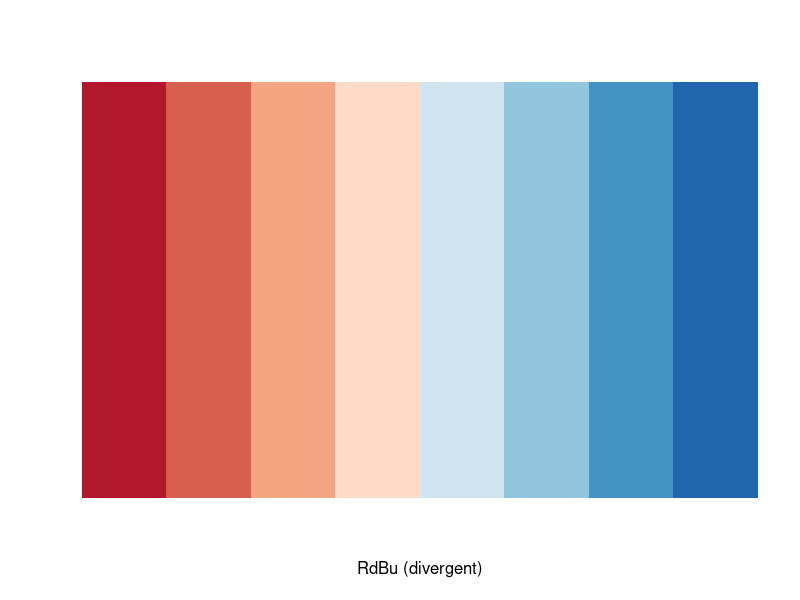
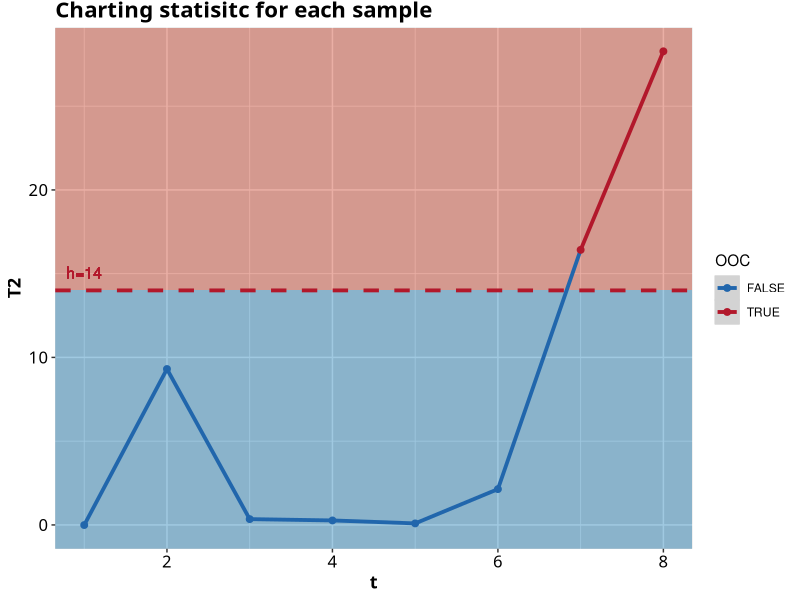
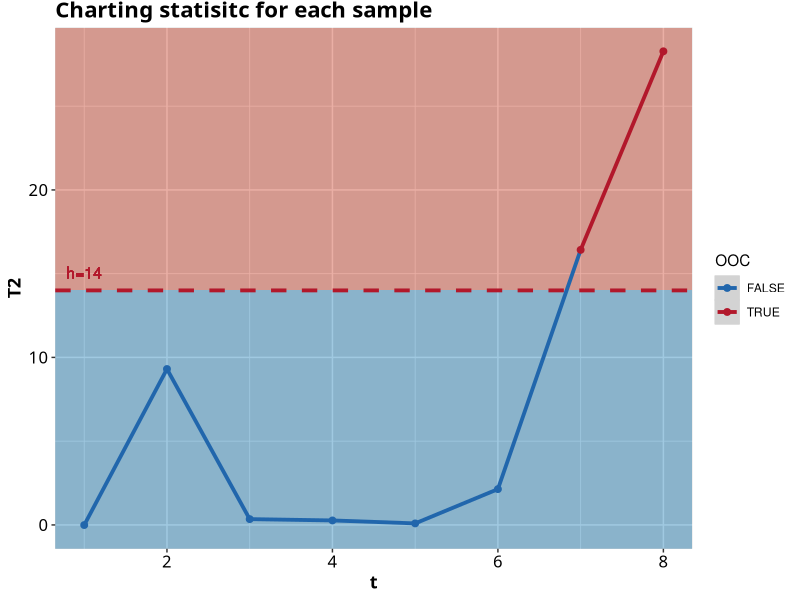

Here is the R script that generated these plots, in order:
setwd("~/Masters/Research/Main_Code")


library(ggplot2)
library(readr)
library(tidyr)
library(dplyr)
library(RColorBrewer)

MHWMA_ml_exmpl_data <- read_csv("results/pm/MHWMA_ml_exmpl_data.csv")

theme_main <- function(){ 
  font <- "CenturySch"   #assign font family up front
  
  theme_gray() %+replace%    #replace elements we want to change
    
    theme(
      
      #grid elements
      #panel.grid.major = element_blank(),    #strip major gridlines
      #panel.grid.minor = element_blank(),    #strip minor gridlines
      #axis.ticks = element_blank(),          #strip axis ticks
      
      #since theme_minimal() already strips axis lines, 
      #we don't need to do that again
      
      #text elements
      plot.title = element_text(             #title
        family = font,            #set font family
        size = 16,                #set font size
        face = 'bold',            #bold typeface
        hjust = 0,                #left align
        vjust = 2),               #raise slightly
      
      plot.subtitle = element_text(          #subtitle
        family = font,            #font family
        size = 14),               #font size
      
      plot.caption = element_text(           #caption
        family = font,            #font family
        size = 9,                 #font size
        hjust = 1),               #right align
      
      axis.title = element_text(             #axis titles
        family = font,            #font family
        size = 13,
        face="bold"),               #font size
      
      axis.text = element_text(              #axis text
        family = font,            #axis famuly
        size = 12),                #font size
      
      strip.text.x = element_text(
        size = 12,
        color = "white"
      ),
      strip.text.y = element_text(
        size = 12,
        angle = 270,
        color = "white"
      ),
      strip.background = element_rect(
        color="#4a6fcc", fill="#4a6fcc", size=0.7, linetype="solid"
      ),
      panel.background = element_rect(fill = "lightgrey",
                                      colour = "lightgrey",
                                      size = 0.5, linetype = "solid"),
      panel.grid.major = element_line(size = 0.5, linetype = 'solid',
                                      colour = "white"), 
      panel.grid.minor = element_line(size = 0.25, linetype = 'solid',
                                      colour = "white")
      
      #since the legend often requires manual tweaking 
      #based on plot content, don't define it here
    )
}

display.brewer.pal(n = 8, name = 'RdBu')
brewer.pal(n = 8, name = 'RdBu')

colours <- c("TRUE"="#B2182B","FALSE"="#2166AC")

mod_plot <- MHWMA_ml_exmpl_data %>%
  ggplot(aes(x=t,y=T2,col=OOC,group=1))+
  annotate("rect", xmin = -Inf, xmax = Inf, ymin = -Inf, ymax = 14, fill = "#4393C3", alpha = .5, color = NA)+
  annotate("rect", xmin = -Inf, xmax = Inf, ymin = 14, ymax = Inf, fill = "#D6604D", alpha = .5, color = NA)+
  geom_hline(yintercept = 14,col='#B2182B',linetype='dashed',size=1.3)+
  geom_text(aes(1,14,label = 'h=14', vjust = -1),col='#B2182B')+
  geom_path(size=1.3)+
  geom_point(size=2)+
  scale_color_manual(values = colours)+
  labs(title = "Charting statisitc for each sample")+
  xlab('t')+
  xlim(1,8)+
  ylab('T2')+
  theme_main()

print(mod_plot)
ggsave(plot=mod_plot,
       filename= "modified_ml_example_chart.png",
       path = "results/Plots",
       dpi=320,
       width=8.70,
       height=5.95,
)
